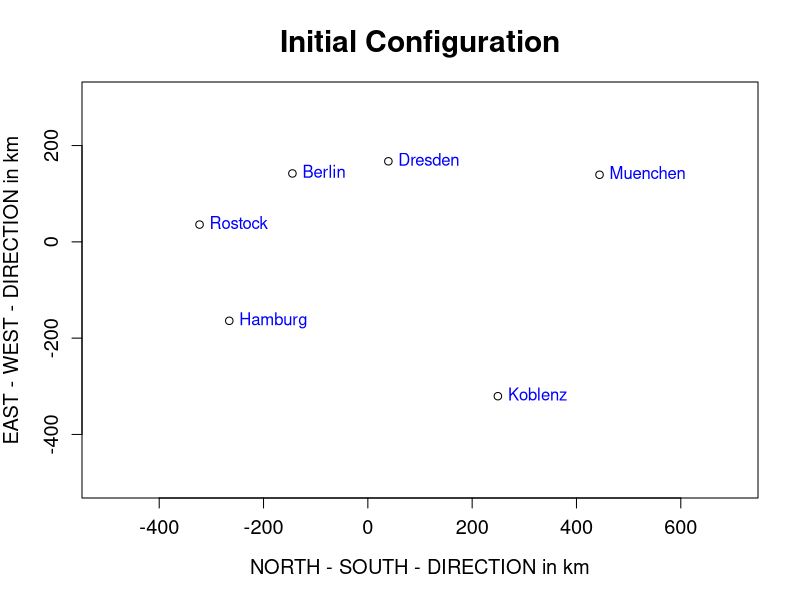

The R script that drew this image:
# −−−−−−−−−−−−−−−−−−−−−−−−−−−−−−−−−−−−−−−−−−−−−−−−−−−−−−
# Name of QuantLet : MVAMDScity1
# −−−−−−−−−−−−−−−−−−−−−−−−−−−−−−−−−−−−−−−−−−−−−−−−−−−−−−
# Published in : Applied Multivariate Statistical Analysis
# −−−−−−−−−−−−−−−−−−−−−−−−−−−−−−−−−−−−−−−−−−−−−−−−−−−−−−
# Description : Computes the map of the cities by application 
# of multidimensional scaling.
# −−−−−−−−−−−−−−−−−−−−−−−−−−−−−−−−−−−−−−−−−−−−−−−−−−−−−−
# Keywords : MDS, multi-dimensional, scaling, plot, graphical representation
# −−−−−−−−−−−−−−−−−−−−−−−−−−−−−−−−−−−−−−−−−−−−−−−−−−−−−−
# See also : MVAMDScity2, MVAMDSnonmstart, MVAMDSpooladj, MVAmdscarm, MVAnmdscar1, MVAnmdscar2, MVAnmdscar3
# −−−−−−−−−−−−−−−−−−−−−−−−−−−−−−−−−−−−−−−−−−−−−−−−−−−−−−
# Author : Zografia Anastasiadou
# −−−−−−−−−−−−−−−−−−−−−−−−−−−−−−−−−−−−−−−−−−−−−−−−−−−−−−
# Submitted : Tue, October 28 2014 by Felix Jung
# −−−−−−−−−−−−−−−−−−−−−−−−−−−−−−−−−−−−−−−−−−−−−−−−−−−−−−
# Example : Metric MDS solution for the intercity road distances.
# −−−−−−−−−−−−−−−−−−−−−−−−−−−−−−−−−−−−−−−−−−−−−−−−−−−−−−

# clear all variables
rm(list = ls(all = TRUE))
graphics.off()

# Intercity road distances
ber = c(0, 214, 279, 610, 596, 237)
dre = c(214, 0, 492, 533, 496, 444)
ham = c(279, 492, 0, 520, 772, 140)
kob = c(610, 533, 520, 0, 521, 687)
mue = c(596, 496, 772, 521, 0, 771)
ros = c(237, 444, 140, 687, 771, 0)

dist = cbind(ber, dre, ham, kob, mue, ros)

# a,b,h,i are matrices
a = (dist^2) * (-0.5)
i = diag(6)
u = rep(1, 6)
h = i - (1/6 * (u %*% t(u)))
b = h %*% a %*% h                       # Determine the inner product matrix
e = eigen(b)
x = e$vectors %*% (diag(e$values)^0.5)  # Determine the coordinate matrix

# Plot
plot(x[, 1], x[, 2], xlim = c(-500, 700), ylim = c(-500, 300), xlab = "NORTH - SOUTH - DIRECTION in km", 
    ylab = "EAST - WEST - DIRECTION in km", main = "Initial Configuration", cex.axis = 1.2, 
    cex.lab = 1.2, cex.main = 1.8)
text(x[, 1], x[, 2], labels = c("Berlin", "Dresden", "Hamburg", "Koblenz", "Muenchen", 
    "Rostock"), pos = 4, col = "blue") 
